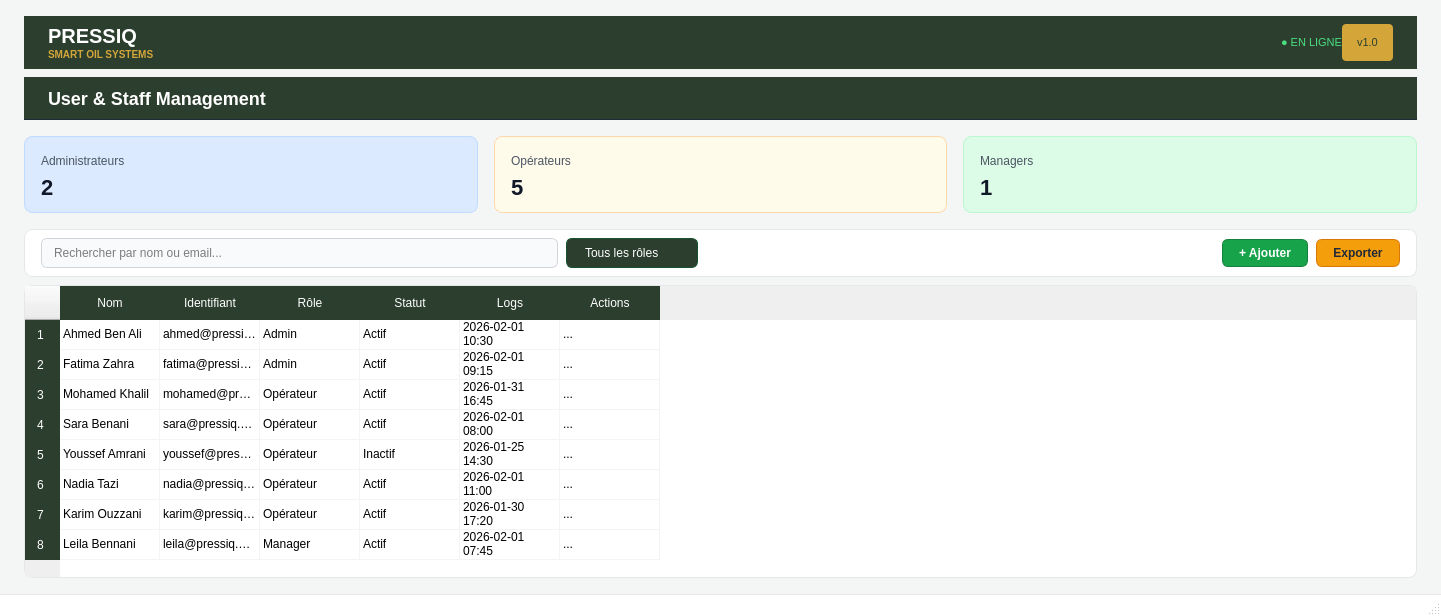
<?xml version="1.0" encoding="UTF-8"?>
<ui version="4.0">
 <class>MainWindow</class>
 <widget class="QMainWindow" name="MainWindow">
  <property name="geometry">
   <rect>
    <x>0</x>
    <y>0</y>
    <width>1441</width>
    <height>616</height>
   </rect>
  </property>
  <property name="minimumSize">
   <size>
    <width>1200</width>
    <height>600</height>
   </size>
  </property>
  <property name="windowTitle">
   <string>PRESSIQ - Smart Oil Systems</string>
  </property>
  <property name="styleSheet">
   <string>
QMainWindow { background-color: #f3f6f5; font-family: Segoe UI, Helvetica, Arial, sans-serif; font-size: 11px; }
#centralwidget { background-color: #f3f6f5; }
QLabel { color:#111827; }

/* HEADER */
#frameHeader { background-color: #2c3e2e; min-height: 50px; }
#labelLogo { color: white; font-size: 20px; font-weight: bold; }
#labelSubtitle { color: #d4a63a; font-size: 10px; font-weight: 600; }
#labelOnline { color: #4ade80; font-size: 11px; }
#labelVersion { background:#d4a63a; color:#2c3e2e; padding:6px 12px; font-size:11px; border-radius:4px; }

/* NAVIGATION */
#frameNavigation { background-color:#2c3e2e; border-bottom:1px solid #1f2937; min-height:42px; }
#frameNavigation QPushButton { background:transparent; border:none; padding:8px 18px; font-size:12px; color:white; }
#frameNavigation QPushButton:checked { color:white; border-bottom:2px solid #d4a63a; font-weight:600; }

/* TITLE */
#labelSectionTitle { font-size:18px; font-weight:700; color:#000000; }

/* CARDS */
#cardAdmins,#cardOperators,#cardManagers { border-radius:8px; min-height:75px; }
#cardAdmins{background:#dbeafe;border:1px solid #bfdbfe;}
#cardOperators{background:#fffbeb;border:1px solid #fed7aa;}
#cardManagers{background:#dcfce7;border:1px solid #bbf7d0;}
#labelAdminsValue,#labelOperatorsValue,#labelManagersValue{font-size:22px;font-weight:700;color:#111827;}
#labelAdminsTitle,#labelOperatorsTitle,#labelManagersTitle{font-size:12px;color:#4b5563;}

/* ACTION BAR */
#frameActions{background:white;border:1px solid #e5e7eb;border-radius:8px;}
QLineEdit,QComboBox{padding:6px 10px;border:1px solid #d1d5db;border-radius:6px;font-size:12px;background:#f9fafb;}
QLineEdit:focus,QComboBox:focus{border-color:#22c55e;background:white;}
QPushButton{padding:6px 16px;border-radius:6px;font-size:12px;font-weight:600;border:1px solid transparent;background:#e5e7eb;color:#111827;}
QPushButton:hover{background:#d1d5db;}
#btnAdd{background:#16a34a;color:white;border-color:#15803d;}
#btnAdd:hover{background:#22c55e;}
#btnExport{background:#f59e0b;color:#1f2937;border-color:#d97706;}
#btnExport:hover{background:#fbbf24;}
/* specific style for the role combo so it is clearly visible */
#comboRole{background:#2c3e2e;color:white;border:1px solid #14532d;padding:6px 18px;}
#comboRole::drop-down{border:0px;}
#comboRole QAbstractItemView{background:white;color:#111827;}

/* TABLE */
QTableView, QTableWidget{background:white;border-radius:8px;border:1px solid #e5e7eb;gridline-color:#f3f4f6;alternate-background-color:#f9fafb;}
QTableView::item, QTableWidget::item{padding:8px;}
QTableWidget::item:selected,QTableView::item:selected{background:#065f46;color:white;}
QHeaderView::section{background:#2c3e2e;color:white;padding:8px 12px;font-size:12px;border:none;}

/* STATUS BAR */
QStatusBar{background:white;border-top:1px solid #e5e7eb;font-size:11px;}
   </string>
  </property>
  <widget class="QWidget" name="centralwidget">
   <layout class="QVBoxLayout">
    <property name="spacing">
     <number>8</number>
    </property>
    <property name="leftMargin">
     <number>24</number>
    </property>
    <property name="topMargin">
     <number>16</number>
    </property>
    <property name="rightMargin">
     <number>24</number>
    </property>
    <property name="bottomMargin">
     <number>16</number>
    </property>
    <item>
     <widget class="QFrame" name="frameHeader">
      <property name="minimumSize">
       <size>
        <width>0</width>
        <height>50</height>
       </size>
      </property>
      <layout class="QHBoxLayout">
       <property name="spacing">
        <number>0</number>
       </property>
       <property name="leftMargin">
        <number>24</number>
       </property>
       <property name="topMargin">
        <number>8</number>
       </property>
       <property name="rightMargin">
        <number>24</number>
       </property>
       <property name="bottomMargin">
        <number>8</number>
       </property>
       <item>
        <layout class="QVBoxLayout">
         <item>
          <widget class="QLabel" name="labelLogo">
           <property name="text">
            <string>PRESSIQ</string>
           </property>
          </widget>
         </item>
         <item>
          <widget class="QLabel" name="labelSubtitle">
           <property name="text">
            <string>SMART OIL SYSTEMS</string>
           </property>
          </widget>
         </item>
        </layout>
       </item>
       <item>
        <spacer name="spacer1">
         <property name="orientation">
          <enum>Qt::Orientation::Horizontal</enum>
         </property>
         <property name="sizeHint" stdset="0">
          <size>
           <width>0</width>
           <height>0</height>
          </size>
         </property>
        </spacer>
       </item>
       <item>
        <widget class="QLabel" name="labelOnline">
         <property name="text">
          <string>● EN LIGNE</string>
         </property>
        </widget>
       </item>
       <item>
        <widget class="QLabel" name="labelVersion">
         <property name="text">
          <string>v1.0</string>
         </property>
        </widget>
       </item>
      </layout>
     </widget>
    </item>
    <item>
     <widget class="QFrame" name="frameNavigation">
      <layout class="QHBoxLayout">
       <property name="spacing">
        <number>0</number>
       </property>
       <property name="leftMargin">
        <number>24</number>
       </property>
       <property name="topMargin">
        <number>0</number>
       </property>
       <property name="rightMargin">
        <number>24</number>
       </property>
       <property name="bottomMargin">
        <number>0</number>
       </property>
       <item>
        <widget class="QLabel" name="labelSectionTitle">
         <property name="font">
          <font>
           <pointsize>-1</pointsize>
           <bold>true</bold>
          </font>
         </property>
         <property name="styleSheet">
          <string notr="true">color: rgb(255, 255, 255);</string>
         </property>
         <property name="text">
          <string>User &amp; Staff Management</string>
         </property>
        </widget>
       </item>
      </layout>
     </widget>
    </item>
    <item>
     <layout class="QVBoxLayout">
      <item>
       <layout class="QHBoxLayout">
        <property name="spacing">
         <number>16</number>
        </property>
        <property name="leftMargin">
         <number>0</number>
        </property>
        <property name="topMargin">
         <number>8</number>
        </property>
        <property name="rightMargin">
         <number>0</number>
        </property>
        <property name="bottomMargin">
         <number>8</number>
        </property>
        <item>
         <widget class="QFrame" name="cardAdmins">
          <layout class="QVBoxLayout">
           <property name="spacing">
            <number>2</number>
           </property>
           <property name="leftMargin">
            <number>16</number>
           </property>
           <property name="topMargin">
            <number>12</number>
           </property>
           <property name="rightMargin">
            <number>16</number>
           </property>
           <property name="bottomMargin">
            <number>12</number>
           </property>
           <item>
            <widget class="QLabel" name="labelAdminsTitle">
             <property name="text">
              <string>Administrateurs</string>
             </property>
            </widget>
           </item>
           <item>
            <widget class="QLabel" name="labelAdminsValue">
             <property name="text">
              <string>2</string>
             </property>
            </widget>
           </item>
          </layout>
         </widget>
        </item>
        <item>
         <widget class="QFrame" name="cardOperators">
          <layout class="QVBoxLayout">
           <property name="spacing">
            <number>2</number>
           </property>
           <property name="leftMargin">
            <number>16</number>
           </property>
           <property name="topMargin">
            <number>12</number>
           </property>
           <property name="rightMargin">
            <number>16</number>
           </property>
           <property name="bottomMargin">
            <number>12</number>
           </property>
           <item>
            <widget class="QLabel" name="labelOperatorsTitle">
             <property name="text">
              <string>Opérateurs</string>
             </property>
            </widget>
           </item>
           <item>
            <widget class="QLabel" name="labelOperatorsValue">
             <property name="text">
              <string>5</string>
             </property>
            </widget>
           </item>
          </layout>
         </widget>
        </item>
        <item>
         <widget class="QFrame" name="cardManagers">
          <layout class="QVBoxLayout">
           <property name="spacing">
            <number>2</number>
           </property>
           <property name="leftMargin">
            <number>16</number>
           </property>
           <property name="topMargin">
            <number>12</number>
           </property>
           <property name="rightMargin">
            <number>16</number>
           </property>
           <property name="bottomMargin">
            <number>12</number>
           </property>
           <item>
            <widget class="QLabel" name="labelManagersTitle">
             <property name="text">
              <string>Managers</string>
             </property>
            </widget>
           </item>
           <item>
            <widget class="QLabel" name="labelManagersValue">
             <property name="enabled">
              <bool>true</bool>
             </property>
             <property name="text">
              <string>1</string>
             </property>
            </widget>
           </item>
          </layout>
         </widget>
        </item>
       </layout>
      </item>
      <item>
       <widget class="QFrame" name="frameActions">
        <layout class="QHBoxLayout">
         <property name="spacing">
          <number>8</number>
         </property>
         <property name="leftMargin">
          <number>16</number>
         </property>
         <property name="topMargin">
          <number>8</number>
         </property>
         <property name="rightMargin">
          <number>16</number>
         </property>
         <property name="bottomMargin">
          <number>8</number>
         </property>
         <item>
          <widget class="QLineEdit" name="lineSearch">
           <property name="placeholderText">
            <string>Rechercher par nom ou email...</string>
           </property>
          </widget>
         </item>
         <item>
          <widget class="QComboBox" name="comboRole">
           <property name="minimumSize">
            <size>
             <width>110</width>
             <height>0</height>
            </size>
           </property>
           <item>
            <property name="text">
             <string>Tous les rôles</string>
            </property>
           </item>
           <item>
            <property name="text">
             <string>Admin</string>
            </property>
           </item>
           <item>
            <property name="text">
             <string>Opérateur</string>
            </property>
           </item>
           <item>
            <property name="text">
             <string>Manager</string>
            </property>
           </item>
          </widget>
         </item>
         <item>
          <spacer name="spacer2">
           <property name="orientation">
            <enum>Qt::Orientation::Horizontal</enum>
           </property>
           <property name="sizeHint" stdset="0">
            <size>
             <width>0</width>
             <height>0</height>
            </size>
           </property>
          </spacer>
         </item>
         <item>
          <widget class="QPushButton" name="btnAdd">
           <property name="text">
            <string>+ Ajouter</string>
           </property>
          </widget>
         </item>
         <item>
          <widget class="QPushButton" name="btnExport">
           <property name="text">
            <string>Exporter</string>
           </property>
          </widget>
         </item>
        </layout>
       </widget>
      </item>
      <item>
       <widget class="QTableWidget" name="tableUsers">
        <property name="minimumSize">
         <size>
          <width>0</width>
          <height>200</height>
         </size>
        </property>
        <property name="rowCount">
         <number>8</number>
        </property>
        <property name="columnCount">
         <number>6</number>
        </property>
        <row/>
        <row/>
        <row/>
        <row/>
        <row/>
        <row/>
        <row/>
        <row/>
        <column>
         <property name="text">
          <string>Nom</string>
         </property>
        </column>
        <column>
         <property name="text">
          <string>Identifiant</string>
         </property>
        </column>
        <column>
         <property name="text">
          <string>Rôle</string>
         </property>
        </column>
        <column>
         <property name="text">
          <string>Statut</string>
         </property>
        </column>
        <column>
         <property name="text">
          <string>Logs</string>
         </property>
        </column>
        <column>
         <property name="text">
          <string>Actions</string>
         </property>
        </column>
        <item row="0" column="0">
         <property name="text">
          <string>Ahmed Ben Ali</string>
         </property>
        </item>
        <item row="0" column="1">
         <property name="text">
          <string>ahmed@pressiq.com</string>
         </property>
        </item>
        <item row="0" column="2">
         <property name="text">
          <string>Admin</string>
         </property>
        </item>
        <item row="0" column="3">
         <property name="text">
          <string>Actif</string>
         </property>
        </item>
        <item row="0" column="4">
         <property name="text">
          <string>2026-02-01 10:30</string>
         </property>
        </item>
        <item row="0" column="5">
         <property name="text">
          <string>...</string>
         </property>
        </item>
        <item row="1" column="0">
         <property name="text">
          <string>Fatima Zahra</string>
         </property>
        </item>
        <item row="1" column="1">
         <property name="text">
          <string>fatima@pressiq.com</string>
         </property>
        </item>
        <item row="1" column="2">
         <property name="text">
          <string>Admin</string>
         </property>
        </item>
        <item row="1" column="3">
         <property name="text">
          <string>Actif</string>
         </property>
        </item>
        <item row="1" column="4">
         <property name="text">
          <string>2026-02-01 09:15</string>
         </property>
        </item>
        <item row="1" column="5">
         <property name="text">
          <string>...</string>
         </property>
        </item>
        <item row="2" column="0">
         <property name="text">
          <string>Mohamed Khalil</string>
         </property>
        </item>
        <item row="2" column="1">
         <property name="text">
          <string>mohamed@pressiq.com</string>
         </property>
        </item>
        <item row="2" column="2">
         <property name="text">
          <string>Opérateur</string>
         </property>
        </item>
        <item row="2" column="3">
         <property name="text">
          <string>Actif</string>
         </property>
        </item>
        <item row="2" column="4">
         <property name="text">
          <string>2026-01-31 16:45</string>
         </property>
        </item>
        <item row="2" column="5">
         <property name="text">
          <string>...</string>
         </property>
        </item>
        <item row="3" column="0">
         <property name="text">
          <string>Sara Benani</string>
         </property>
        </item>
        <item row="3" column="1">
         <property name="text">
          <string>sara@pressiq.com</string>
         </property>
        </item>
        <item row="3" column="2">
         <property name="text">
          <string>Opérateur</string>
         </property>
        </item>
        <item row="3" column="3">
         <property name="text">
          <string>Actif</string>
         </property>
        </item>
        <item row="3" column="4">
         <property name="text">
          <string>2026-02-01 08:00</string>
         </property>
        </item>
        <item row="3" column="5">
         <property name="text">
          <string>...</string>
         </property>
        </item>
        <item row="4" column="0">
         <property name="text">
          <string>Youssef Amrani</string>
         </property>
        </item>
        <item row="4" column="1">
         <property name="text">
          <string>youssef@pressiq.com</string>
         </property>
        </item>
        <item row="4" column="2">
         <property name="text">
          <string>Opérateur</string>
         </property>
        </item>
        <item row="4" column="3">
         <property name="text">
          <string>Inactif</string>
         </property>
        </item>
        <item row="4" column="4">
         <property name="text">
          <string>2026-01-25 14:30</string>
         </property>
        </item>
        <item row="4" column="5">
         <property name="text">
          <string>...</string>
         </property>
        </item>
        <item row="5" column="0">
         <property name="text">
          <string>Nadia Tazi</string>
         </property>
        </item>
        <item row="5" column="1">
         <property name="text">
          <string>nadia@pressiq.com</string>
         </property>
        </item>
        <item row="5" column="2">
         <property name="text">
          <string>Opérateur</string>
         </property>
        </item>
        <item row="5" column="3">
         <property name="text">
          <string>Actif</string>
         </property>
        </item>
        <item row="5" column="4">
         <property name="text">
          <string>2026-02-01 11:00</string>
         </property>
        </item>
        <item row="5" column="5">
         <property name="text">
          <string>...</string>
         </property>
        </item>
        <item row="6" column="0">
         <property name="text">
          <string>Karim Ouzzani</string>
         </property>
        </item>
        <item row="6" column="1">
         <property name="text">
          <string>karim@pressiq.com</string>
         </property>
        </item>
        <item row="6" column="2">
         <property name="text">
          <string>Opérateur</string>
         </property>
        </item>
        <item row="6" column="3">
         <property name="text">
          <string>Actif</string>
         </property>
        </item>
        <item row="6" column="4">
         <property name="text">
          <string>2026-01-30 17:20</string>
         </property>
        </item>
        <item row="6" column="5">
         <property name="text">
          <string>...</string>
         </property>
        </item>
        <item row="7" column="0">
         <property name="text">
          <string>Leila Bennani</string>
         </property>
        </item>
        <item row="7" column="1">
         <property name="text">
          <string>leila@pressiq.com</string>
         </property>
        </item>
        <item row="7" column="2">
         <property name="text">
          <string>Manager</string>
         </property>
        </item>
        <item row="7" column="3">
         <property name="text">
          <string>Actif</string>
         </property>
        </item>
        <item row="7" column="4">
         <property name="text">
          <string>2026-02-01 07:45</string>
         </property>
        </item>
        <item row="7" column="5">
         <property name="text">
          <string>...</string>
         </property>
        </item>
       </widget>
      </item>
     </layout>
    </item>
   </layout>
  </widget>
  <widget class="QStatusBar" name="statusbar"/>
 </widget>
 <resources/>
 <connections/>
</ui>
